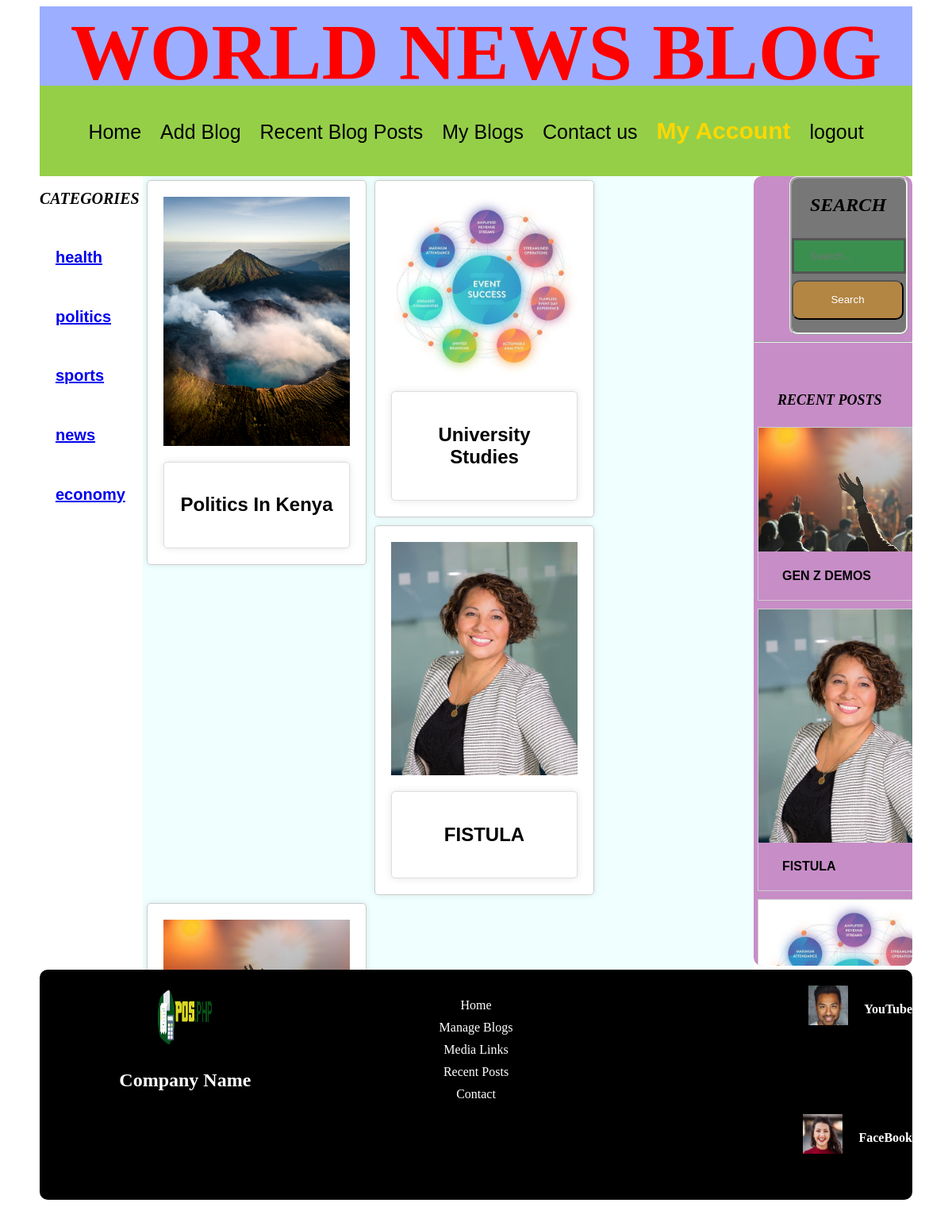
Screenshot of /blog-posts.php (signed in) with the database file from the repository.
### tables this page shows
CREATE TABLE `blog_cat` (
  `cat_id` int(11) NOT NULL,
  `cat_title` varchar(100) NOT NULL
);

CREATE TABLE `blogs` (
  `blog_id` int(11) NOT NULL,
  `uploader` varchar(100) NOT NULL,
  `blog_title` varchar(100) NOT NULL,
  `cat_title` varchar(100) NOT NULL,
  `details` longtext NOT NULL,
  `blog_image` varchar(100) NOT NULL,
  `status` int(100) NOT NULL,
  `uploaded_date` timestamp NOT NULL DEFAULT current_timestamp() ON UPDATE current_timestamp()
);

CREATE TABLE `media_links` (
  `id` int(11) NOT NULL,
  `media_name` varchar(100) NOT NULL,
  `media_link` varchar(100) NOT NULL,
  `media_image` varchar(100) NOT NULL
);

### blog-posts.php (the view, shortened to what this page needs)
<div class="container">
<?php include ('includes/header.php');?>
<div class="sidebar"><?php include ('includes/sidebar.php');?></div>
<div class="aside"><?php include ('includes/aside.php');?></div>
    <main>
        <?php
        include ('includes/connection.php');
        $sql=mysqli_query($con, "SELECT * FROM blogs WHERE status = '1'");
        while($row=mysqli_fetch_array($sql)){
            ?>
            <a href="view-blog.php?viewid=<?php echo $row['blog_id']; ?>">
                    <div class = "view-box img">
                        <img src="images/<?php echo $row['blog_image']; ?>" width="400px" height="400px">
                        <div class ="view-box h1">
                        <h2 style="color: black; font-weight: bold; text-decoration: none; font-family: arial;">
                            <?php echo $row['blog_title']; ?>
                        </h2></div>
                    </div>
                </a>
        <?php } ?>
    </main>
    <?php include ('includes/footer.php');?>

### includes/sidebar.php (shortened to what this page needs)
<div class="sidebar" style="position:absolute; height:970px; ">
        <h2 style="font-style: oblique; font-size: 20px; font-weight: bold; text-decoration: aliceblue;">CATEGORIES</h2>
        <?php
        include('includes/connection.php');
        $query = mysqli_query($con, "SELECT * FROM blog_cat");
        while ($row = mysqli_fetch_array($query)) {
            $blog_cat = $row['cat_title'];
        ?>
            <h6 style="  padding-left:20px; padding-right:20px;  padding-top:5px; inline: spacing 10px; font-size:20px; align-items:center; color: black; font-family: Arial, Helvetica, sans-serif; font-weight: bold">
                <a href="./index.php?category=<?php echo $blog_cat; ?>"><?php echo $blog_cat; ?></a>
            </h6>
        <?php
        }
        ?>
    </div>

### includes/aside.php (shortened to what this page needs)
<div class="aside">
<form style="margin-right:5px; width: 150px; height: 200px;" class="form-search" action="./index.php" method="GET">
<h2 style="margin-left:23px; font-style: oblique; font-weight:bold;text-decoration:aliceblue; float:center;">SEARCH</h2>
        <input type="text" placeholder="Search..." name="search">
        <button style="width:141px" class = "search_button.button" type="submit" name="submit" value="search">Search</button>
    </form>
    <hr><br><br>
<h3 style="margin-left: 30px; font-style: oblique; font-size:18px; font-weight:bold;text-decoration:aliceblue; float:center;">RECENT POSTS</h3>
<?php
        include ('connection.php');
        $sql=mysqli_query($con, "SELECT * FROM blogs WHERE status = '1' ORDER BY blog_id  DESC LIMIT 4");
        while($row=mysqli_fetch_array($sql)){
            ?>
            <a href="./view-blog.php?viewid=<?php echo $row['blog_id'];?>">
            <div class="img"> <img src="./images/<?php echo $row['blog_image'];?>" width="25px" height="30px">
            <h4 style="margin-left:30px;color:black; font-weight:bold; text-decoration:none; font-family:arial;"><?php echo $row['blog_title'];?></h4>
        </div>
            </a>
        <?php } ?>
</div>

### includes/footer.php (shortened to what this page needs)
<footer>
        <div class="footer-container">
            <div class="footer-logo">
                <img src="logo.png" alt="Company Logo">
                <h1>Company Name</h1>
            </div>
            <div class="footer-links">
                <ul>
                    <li><a href="index.php">Home</a></li>
                    <li><a href="manage-blogs.php">Manage Blogs</a></li>
                    <li><a href="media-links.php">Media Links</a></li>
                    <li><a href="blog-posts.php">Recent Posts</a></li>
                    <li><a href="contact.php">Contact</a></li>
                </ul>
            </div>
            <?php include ('connection.php');
            $ret=mysqli_query($con," SELECT * FROM media_links");
            while($row=mysqli_fetch_array($ret)){
                ?>
            <div class="footer-social">
                <a href="<?php echo $row['media_link'];?>"><img src="./admin/images/<?php echo $row['media_image'];?>" width="50px" height="50px" alt="<?php echo $row['media_name'];?>" target="_blank"><br>
                <h4><?php echo $row['media_name'];?></a>
            </div>
        </div>
        <?php } ?>
    </div>
</body>
</html>

### style.css (style rules this page uses)
body { height: 1200px; background-image:url(images/background.jpg); background-repeat: no-repeat; background-size: cover; background-position: center; }
.container { width: 1100px; height: 1100px; margin-left: auto; margin-right: auto; border-radius: 10px; border-style: none; border-color: rgba(165, 42, 42, 0.363); }
main { width: 770px; height: 1000px; text-align: center; overflow: scroll; margin-left: 130px; margin-right: auto; background-color: azure; }
.sidebar { width:130px; height:1000px; background-color: white; overflow: auto; border-style: none; float: left; }
.aside { width:200px; height: 995px; background-color: rgba(128, 0, 128, 0.253); border-radius: 10px; border-style: inherit; float:right; overflow: scroll; }
.form-search { width:250px; height:150px; background-color: #777; float: center; margin: auto; border-radius: 10px; border-style: ridge; border-radius: 10px; box-sizing: border-box; }
form input[type=text],input[type=email], input[type=password],input[type=text] { width: 100%; padding: 12px 20px; margin: 8px 0; box-sizing: border-box; border: none; border-bottom: 2px solid red; }
form input[type=text], input[type=email], input[type=password]:focus { background-color: rgba(10, 165, 48, 0.548); border: 3px solid #555; }
button { background-color: rgba(255, 153, 0, 0.438); border-radius: 10px; height: 50px; width: 80px; box-sizing: border-box; text-align: center; color: white; cursor: pointer; }
div.img { margin: 5px; border: 1px solid #ccc; float: left; width: 180px; }
div.img img { width: 100%; height: auto; }
.view-box { max-width: 500px; height: auto; align-items: center; margin: 0 auto; padding: 20px; background-color: #ffffff; border: 1px solid #dddddd; box-shadow: 0px 0px 10px rgba(0, 0, 0, 0.1); border-radius: 5px; }
.view-box img { height: auto; display: block; margin: 0 auto 20px; }
footer { width: 1100px; height: 250px; text-align: center; background-color: rgba(0, 0, 0, 0.562); margin-right: auto; margin-left: auto; border-radius: 10px; }
footer { background-color: #000000; color: #fff; padding: 20px 0; }
.footer-container { max-width: 1100px; margin: 0 auto; display: flex; justify-content: space-between; align-items: flex-start; flex-wrap: wrap; }
.footer-logo { flex: 1; display: flex; flex-direction: column; align-items: center; }
.footer-logo img { width: 80px; height: 80px; border-radius: 50%; margin-bottom: 10px; }
.footer-logo h1 { font-size: 24px; font-weight: bold; }
.footer-links { flex: 1; }
.footer-links ul { list-style: none; padding: 0; }
.footer-links ul li { margin-bottom: 10px; }
.footer-links ul li a { text-decoration: none; color: #fff; transition: color 0.3s ease; }
.footer-social { flex: 1; display: flex; justify-content: flex-end; }
.footer-social a { text-decoration: none; color: #fff; margin-left: 20px; }
div.img { margin: 5px; border: 1px solid #ccc; float: left; width: 235px; height: fit-content; }

### rows the page displays
blog_cat: cat_title "health"
blog_cat: cat_title "politics"
blog_cat: cat_title "sports"
blog_cat: cat_title "news"
blog_cat: cat_title "economy"
blogs: blog_image (picture), blog_title "GEN Z DEMOS"
blogs: blog_image (picture), blog_title "FISTULA"
blogs: blog_image (picture), blog_title "University Studies"
blogs: blog_image (picture), blog_title "Politics In Kenya"
media_links: media_image (picture), media_name "YouTube"
media_links: media_image (picture), media_name "FaceBook"
